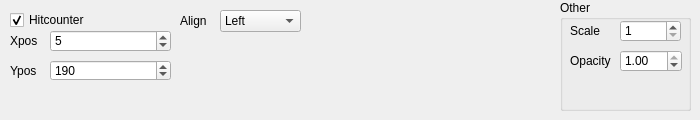
   <widget class="QWidget" name="tab_21">
    <attribute name="title">
     <string>HitCounter</string>
    </attribute>
    <widget class="QLabel" name="label_51">
     <property name="geometry">
      <rect>
       <x>180</x>
       <y>10</y>
       <width>31</width>
       <height>21</height>
      </rect>
     </property>
     <property name="text">
      <string>Align</string>
     </property>
    </widget>
    <widget class="QCheckBox" name="hitcounter">
     <property name="geometry">
      <rect>
       <x>10</x>
       <y>10</y>
       <width>81</width>
       <height>20</height>
      </rect>
     </property>
     <property name="text">
      <string>Hitcounter</string>
     </property>
     <property name="checked">
      <bool>true</bool>
     </property>
    </widget>
    <widget class="QSpinBox" name="hcypos">
     <property name="geometry">
      <rect>
       <x>50</x>
       <y>60</y>
       <width>121</width>
       <height>21</height>
      </rect>
     </property>
     <property name="maximum">
      <number>1080</number>
     </property>
     <property name="singleStep">
      <number>10</number>
     </property>
     <property name="value">
      <number>190</number>
     </property>
    </widget>
    <widget class="QLabel" name="label_52">
     <property name="geometry">
      <rect>
       <x>10</x>
       <y>60</y>
       <width>31</width>
       <height>21</height>
      </rect>
     </property>
     <property name="text">
      <string>Ypos</string>
     </property>
    </widget>
    <widget class="QLabel" name="label_53">
     <property name="geometry">
      <rect>
       <x>10</x>
       <y>30</y>
       <width>31</width>
       <height>21</height>
      </rect>
     </property>
     <property name="text">
      <string>Xpos</string>
     </property>
    </widget>
    <widget class="QGroupBox" name="other_9">
     <property name="geometry">
      <rect>
       <x>560</x>
       <y>0</y>
       <width>131</width>
       <height>111</height>
      </rect>
     </property>
     <property name="title">
      <string>Other</string>
     </property>
     <widget class="QLabel" name="label_73">
      <property name="geometry">
       <rect>
        <x>10</x>
        <y>50</y>
        <width>49</width>
        <height>21</height>
       </rect>
      </property>
      <property name="text">
       <string>Opacity</string>
      </property>
     </widget>
     <widget class="QLabel" name="label_74">
      <property name="geometry">
       <rect>
        <x>10</x>
        <y>20</y>
        <width>31</width>
        <height>21</height>
       </rect>
      </property>
      <property name="text">
       <string>Scale</string>
      </property>
     </widget>
     <widget class="QDoubleSpinBox" name="hcopacity">
      <property name="geometry">
       <rect>
        <x>60</x>
        <y>50</y>
        <width>62</width>
        <height>22</height>
       </rect>
      </property>
      <property name="maximum">
       <double>1.000000000000000</double>
      </property>
      <property name="singleStep">
       <double>0.100000000000000</double>
      </property>
      <property name="value">
       <double>1.000000000000000</double>
      </property>
     </widget>
     <widget class="QSpinBox" name="hcscale">
      <property name="geometry">
       <rect>
        <x>60</x>
        <y>20</y>
        <width>61</width>
        <height>22</height>
       </rect>
      </property>
      <property name="minimum">
       <number>1</number>
      </property>
      <property name="maximum">
       <number>5</number>
      </property>
     </widget>
    </widget>
    <widget class="QSpinBox" name="hcxpos">
     <property name="geometry">
      <rect>
       <x>50</x>
       <y>30</y>
       <width>121</width>
       <height>22</height>
      </rect>
     </property>
     <property name="maximum">
      <number>1920</number>
     </property>
     <property name="singleStep">
      <number>10</number>
     </property>
     <property name="value">
      <number>5</number>
     </property>
    </widget>
    <widget class="QComboBox" name="hcalign">
     <property name="geometry">
      <rect>
       <x>220</x>
       <y>10</y>
       <width>81</width>
       <height>22</height>
      </rect>
     </property>
     <property name="editable">
      <bool>false</bool>
     </property>
     <item>
      <property name="text">
       <string>Left</string>
      </property>
     </item>
     <item>
      <property name="text">
       <string>Right</string>
      </property>
     </item>
     <item>
      <property name="text">
       <string>Center</string>
      </property>
     </item>
     <item>
      <property name="text">
       <string>Up</string>
      </property>
     </item>
     <item>
      <property name="text">
       <string>Down</string>
      </property>
     </item>
     <item>
      <property name="text">
       <string>UpLeft</string>
      </property>
     </item>
     <item>
      <property name="text">
       <string>DownLeft</string>
      </property>
     </item>
     <item>
      <property name="text">
       <string>UpRight</string>
      </property>
     </item>
     <item>
      <property name="text">
       <string>DownRight</string>
      </property>
     </item>
    </widget>
   </widget>
